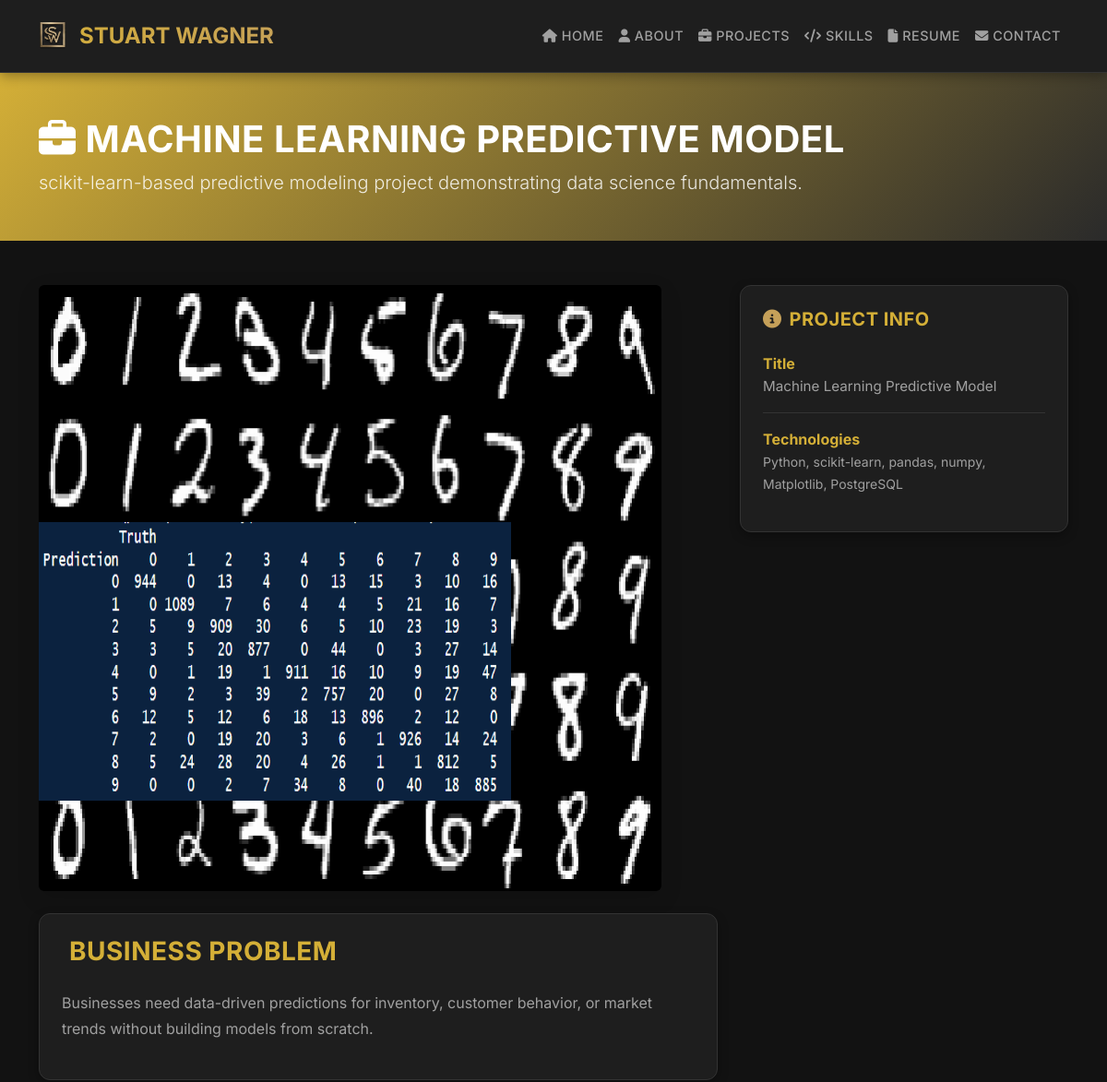
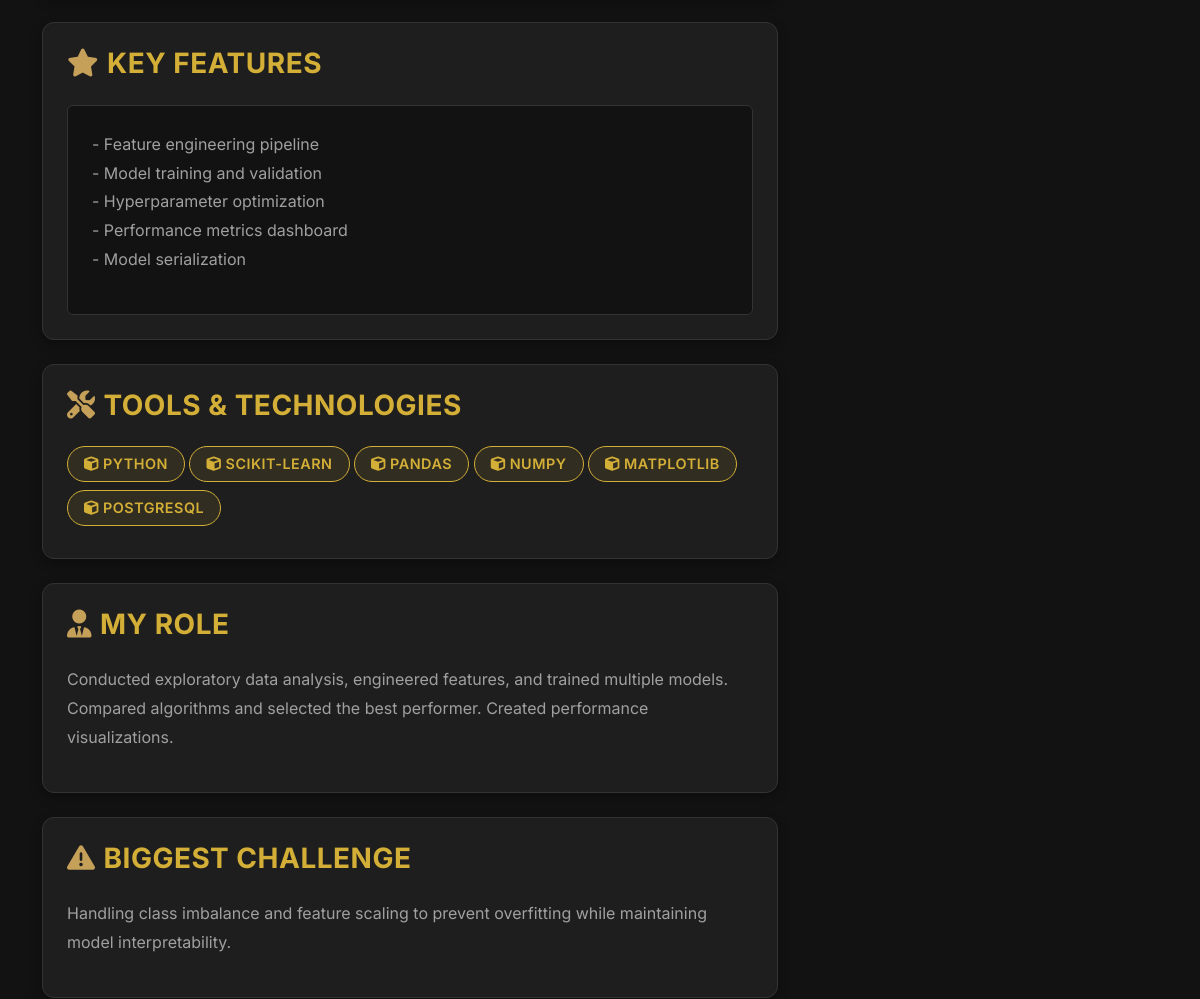
The app's page /projects/machine-learning-predictive-model/ (upper part), older data (2 pictures, top to bottom).
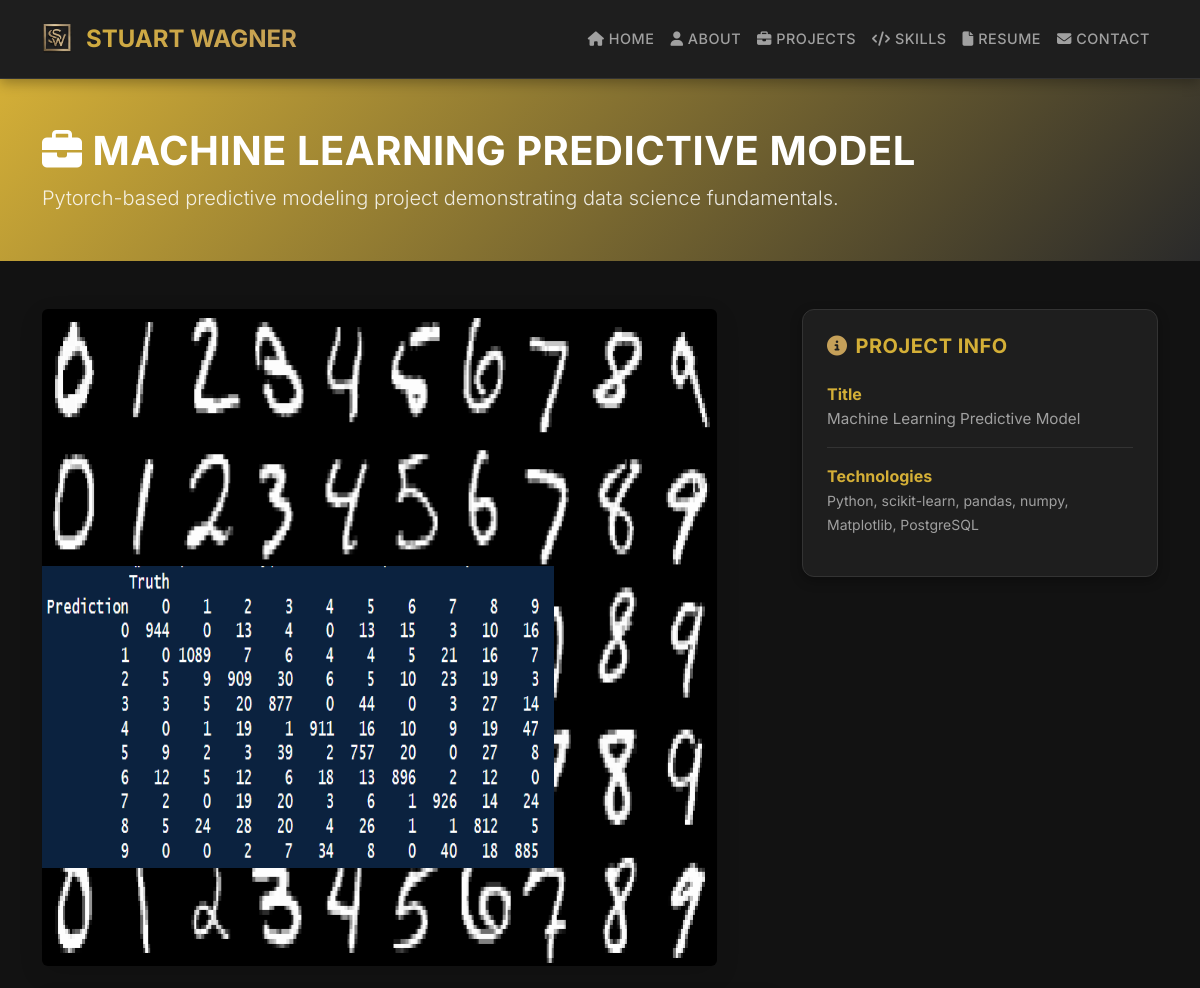
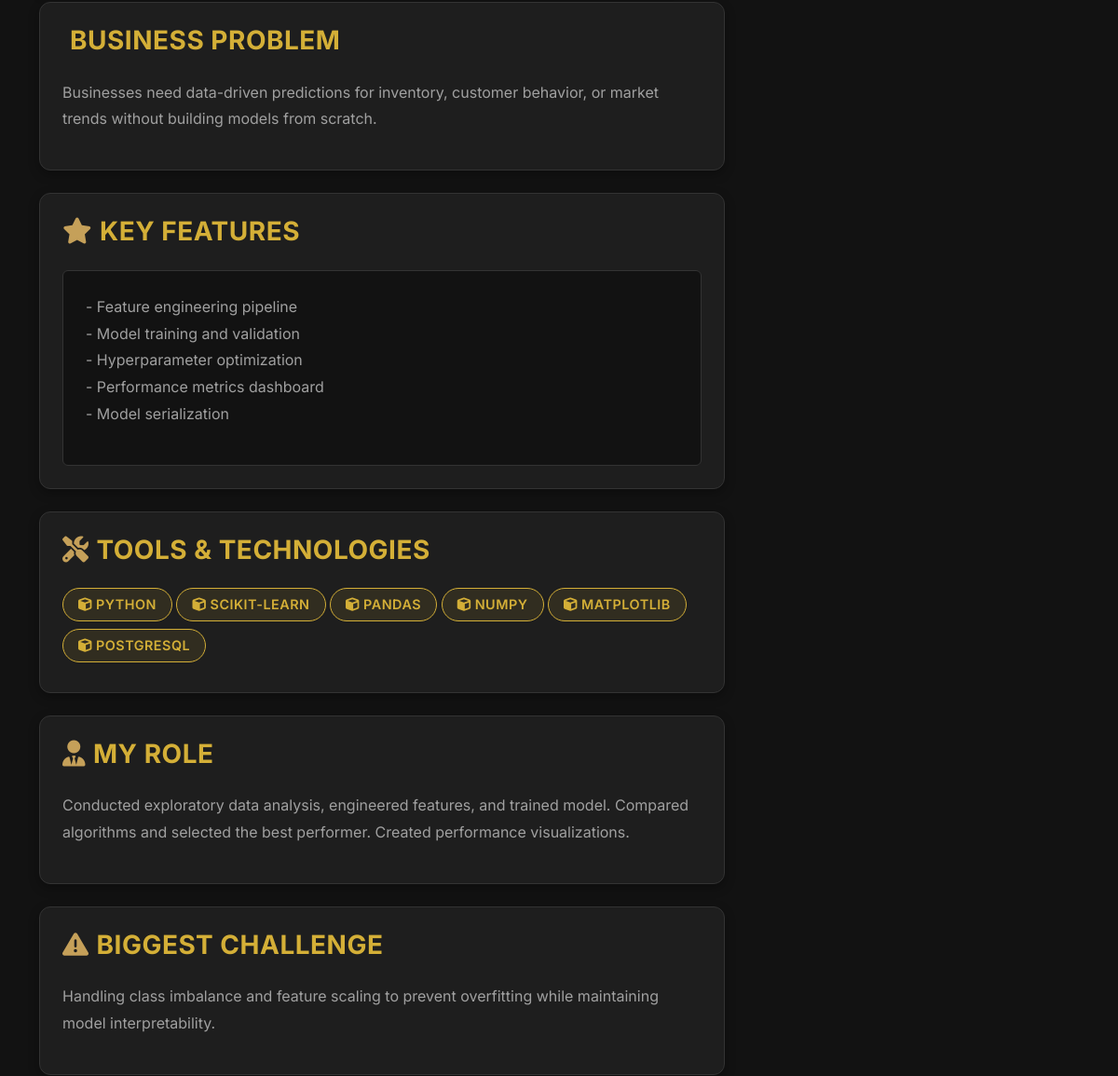
The same page, newer data (2 pictures, top to bottom).
### portfolio/models.py (models this page shows, shortened)
class Project(models.Model):
    title = models.CharField(max_length=200)
    summary = models.CharField(max_length=500, help_text="One sentence summary")
    business_problem = models.TextField()
    tools_used = models.CharField(max_length=500, help_text="Comma-separated list")
    key_features = models.TextField()
    your_role = models.TextField()
    biggest_challenge = models.TextField()
    what_learned = models.TextField()
    screenshot = models.ImageField(upload_to='projects/', blank=True, null=True)
    link = models.URLField(blank=True)
    slug = models.SlugField(unique=True, blank=True)
    order = models.PositiveIntegerField(default=0, help_text="Display order on projects page")
    class Meta:
        ordering = ['order', 'title']

### portfolio/views.py (the view)
# urls.py: path('projects/<slug:slug>/', views.ProjectDetailView.as_view(), name='project_detail'),
class ProjectDetailView(DetailView):
    model = Project
    template_name = 'portfolio/project_detail.html'
    context_object_name = 'project'
    slug_field = 'slug'
    slug_url_kwarg = 'slug'

### portfolio/templatetags/custom_filters.py (called while the page is built)
@register.filter
def split(value, separator):
    if value:
        return value.split(separator)
    return []

@register.filter
def strip_spaces(value):
    if value:
        return value.strip()
    return value

### portfolio/templates/portfolio/project_detail.html (shortened to what the changed rows need)
{% extends 'portfolio/base.html' %}
{% load custom_filters %}
{% block content %}
<div class="py-5" style="background: linear-gradient(135deg, var(--primary) 0%, var(--secondary) 100%); color: white;">
    <div class="container">
        <h1 style="color: white; margin-bottom: 0.5rem;">
            <i class="fas fa-briefcase"></i> {{ project.title }}
        </h1>
        <p class="lead" style="color: rgba(255,255,255,0.85); margin-bottom: 0;">
            {{ project.summary }}
        </p>
    </div>
</div>
<div class="container my-5">
    <div class="row">
        <div class="col-lg-8">
            {% if project.screenshot %}
            <img src="{{ project.screenshot.url }}" alt="{{ project.title }}" class="img-fluid mb-4 rounded"
                style="box-shadow: 0 8px 24px rgba(0, 0, 0, 0.12);">
            {% endif %}
            <div class="card mb-4" style="border: 1px solid var(--border-color);">
                <div class="card-body">
                    <h3 style="color: var(--primary); margin-bottom: 1.5rem;">
                        Business
                        Problem
                    </h3>
                    <p style="color: var(--text-secondary); line-height: 1.8;">{{ project.business_problem }}</p>
                </div>
            </div>
            <div class="card mb-4" style="border: 1px solid var(--border-color);">
                <div class="card-body">
                    <div
                        style="background: var(--light-bg); padding: 1.5rem; border-radius: 6px; border: 1px solid var(--border-color); color: var(--text-secondary); line-height: 1.8;">
                        {{ project.key_features|linebreaks }}
                    </div>
                </div>
            </div>
            <div class="card mb-4" style="border: 1px solid var(--border-color);">
                <div class="card-body">
                </div>
            </div>
            <div class="card mb-4" style="border: 1px solid var(--border-color);">
                <div class="card-body">
                    <h3 style="color: var(--primary); margin-bottom: 1.5rem;">
                        <i class="fas fa-user-tie" style="color: var(--accent); margin-right: 0.5rem;"></i>My Role
                    </h3>
                    <p style="color: var(--text-secondary); line-height: 1.8;">{{ project.your_role }}</p>
                </div>
            </div>
            <div class="card mb-4" style="border: 1px solid var(--border-color);">
                <div class="card-body">
                    <h3 style="color: var(--primary); margin-bottom: 1.5rem;">
                        <i class="fas fa-exclamation-triangle"
                            style="color: var(--accent); margin-right: 0.5rem;"></i>Biggest Challenge
                    </h3>
                    <p style="color: var(--text-secondary); line-height: 1.8;">{{ project.biggest_challenge }}</p>
                </div>
            </div>
        </div>
        <div class="col-lg-4">
            <div class="card sticky-top" style="border: 1px solid var(--border-color); top: 100px;">
                <div class="card-body">
                    <ul class="list-unstyled">
                        <li class="mb-3 pb-3" style="border-bottom: 1px solid var(--border-color);">
                            <strong style="color: var(--primary);">Title</strong><br>
                            <span style="color: var(--text-secondary); font-size: 0.95rem;">{{ project.title }}</span>
                        </li>
                        <li class="mb-3">
                            <strong style="color: var(--primary);">Technologies</strong><br>
                            <small style="color: var(--text-secondary);">{{ project.tools_used }}</small>
                        </li>
                    </ul>
                </div>
            </div>
        </div>
    </div>
</div>
{% endblock %}

Row changes from the older to the newer data that the page shows:
changed Project "MACHINE LEARNING PREDICTIVE MODEL": summary "scikit-learn-based predictive modeling project demonstrating data science fundamentals." → "Pytorch-based predictive modeling project demonstrating data science fundamentals."; your_role "…engineered features, and trained multiple models. Compared algorithms and selected…" → "…engineered features, and trained model. Compared algorithms and selected…"
